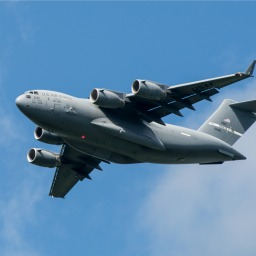
#> input picture MachingLearning/chapter8/images/plane_256x256.jpg, 256 x 256 px
$ python '8.5 blurry.py'
#> lines starting #> are read from the running program, lines starting #| are printed output that depends on the picture
# 平滑处理图像：将每个像素的值变换为其相邻像素的平均值
import cv2
from matplotlib import pyplot as plt

image = cv2.imread("images/plane_256x256.jpg",cv2.IMREAD_GRAYSCALE)
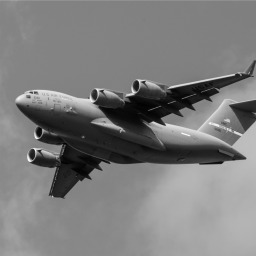
#> image: shape (256, 256); min 0, max 252, mean 124.4

# 用5x5的核进行平滑操作
image_blurry = cv2.blur(image,(5,5))
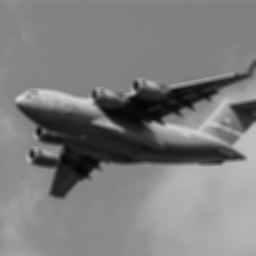
#> image_blurry: shape (256, 256); min 4, max 214, mean 124.4
plt.imshow(image_blurry,cmap="gray"),plt.axis("off")
# plt.show()

# 用100x100的核进行平滑操作
image_very_blurry = cv2.blur(image,(100,100))
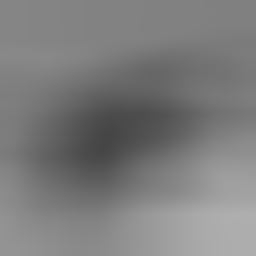
#> image_very_blurry: shape (256, 256); min 70, max 174, mean 124.3
plt.imshow(image_very_blurry,cmap="gray"),plt.xticks([]),plt.yticks([])
plt.show()
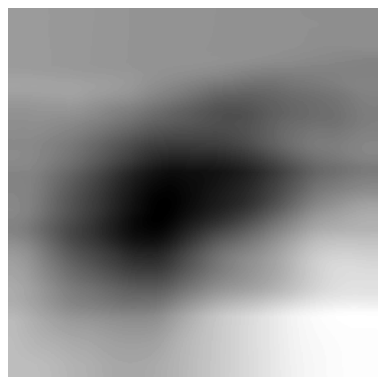
#> figure drawn by matplotlib, 1 panel

$ run again, with MachingLearning/chapter8/images/plane_new.jpg copied over MachingLearning/chapter8/images/plane_256x256.jpg
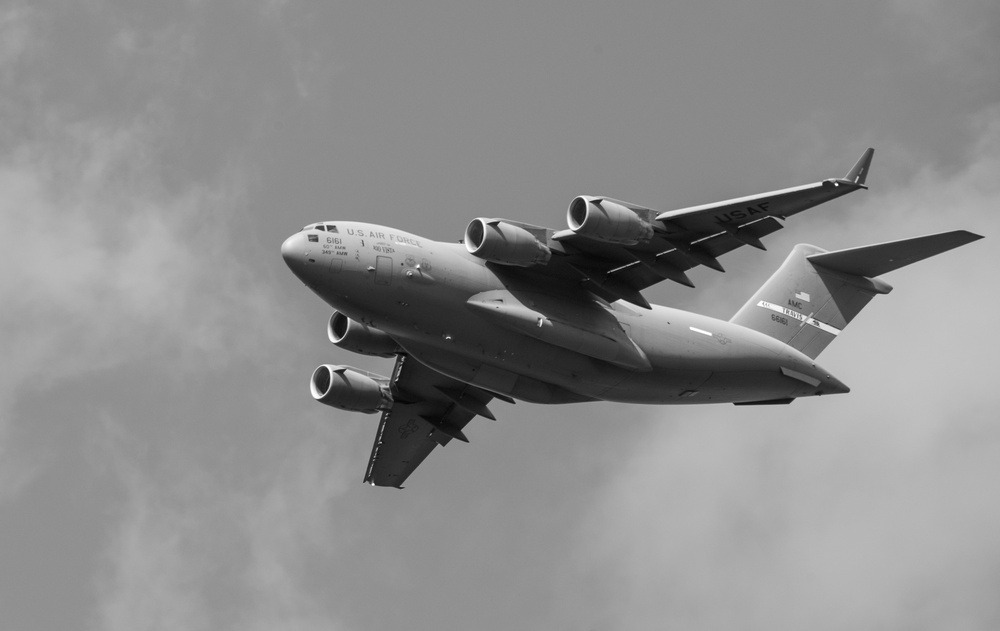
#> input picture MachingLearning/chapter8/images/plane_new.jpg, 1000 x 631 px, shrunk from 3600 x 2270 before the run
#> image is the input picture: shape (631, 1000); min 3, max 255, mean 140.7
#> `image_very_blurry = cv2.blur(image,(100,100))`:
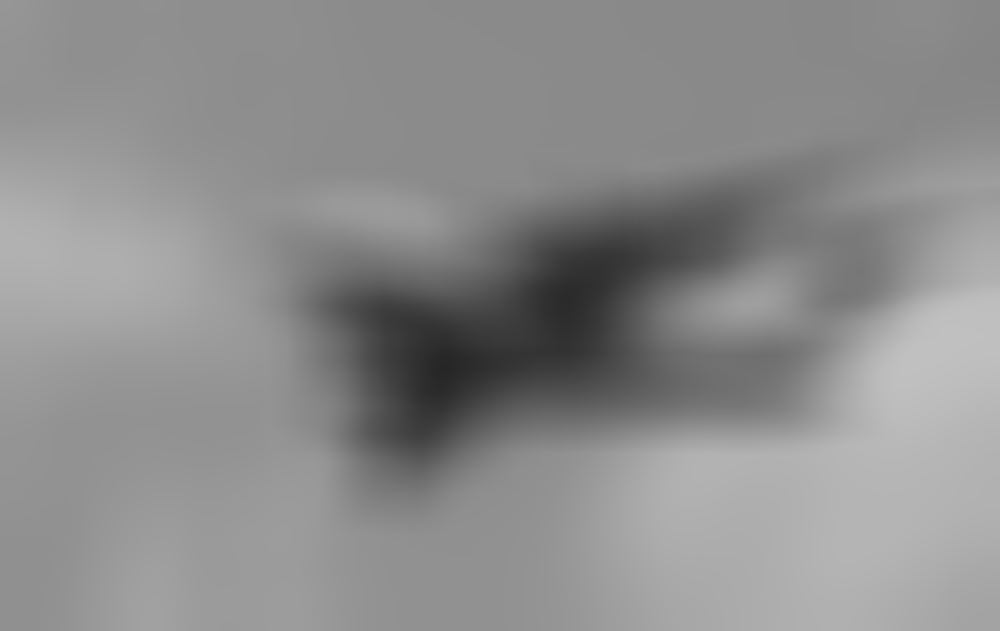
#> image_very_blurry: shape (631, 1000); min 38, max 192, mean 140.7
#> `plt.show()`:
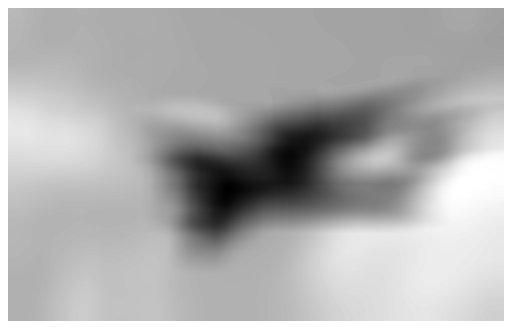
#> figure drawn by matplotlib, 1 panel
